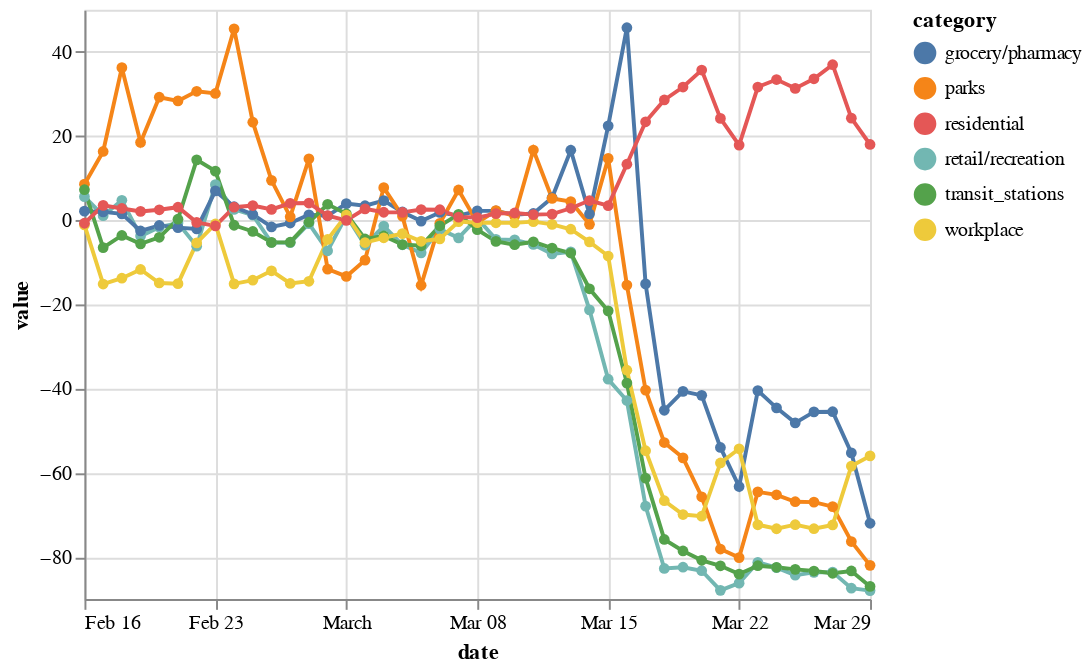

The cell this chart's notebook holds for it:
### Code cell
fr = df.query('country == "France" and region == "total"')
alt.Chart(fr).mark_line(point=True).encode(x='date:T', y='value', color='category')

### Figure 1 — Vega-Lite specification as saved in the notebook (floating-point values rounded to 4 significant figures; data arrays with more than 128 entries replaced by an {"elided": "..."} marker saying what was removed)
{"config": {"view": {"continuousWidth": 400, "continuousHeight": 300}}, "data": {"name": "data-226d1075225662626696204760e72c01"}, "mark": {"type": "line", "point": true}, "encoding": {"color": {"type": "nominal", "field": "category"}, "x": {"type": "temporal", "field": "date"}, "y": {"type": "quantitative", "field": "value"}}, "$schema": "https://vega.github.io/schema/vega-lite/v4.8.1.json", "datasets": {"data-226d1075225662626696204760e72c01": {"elided": "258 records"}}}
